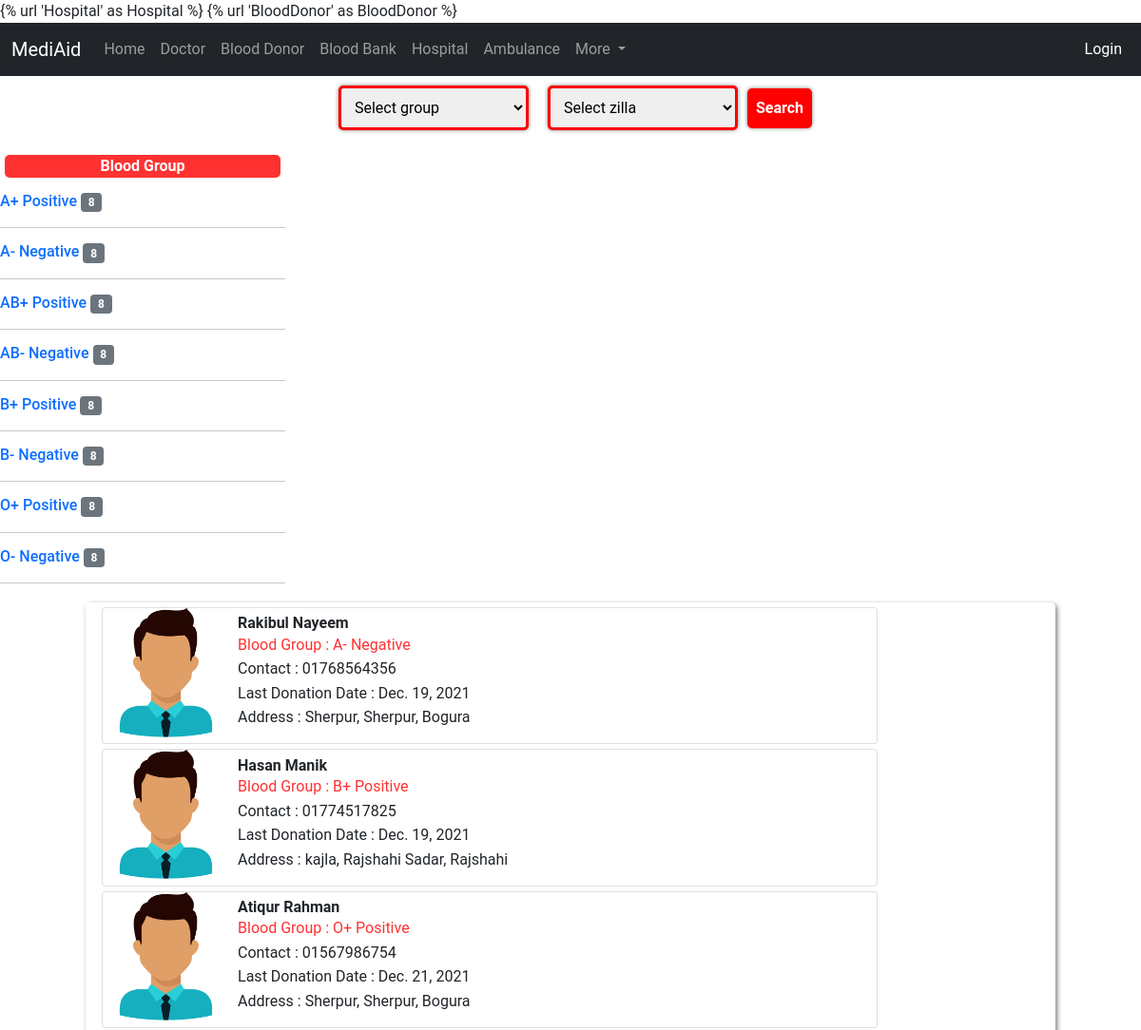
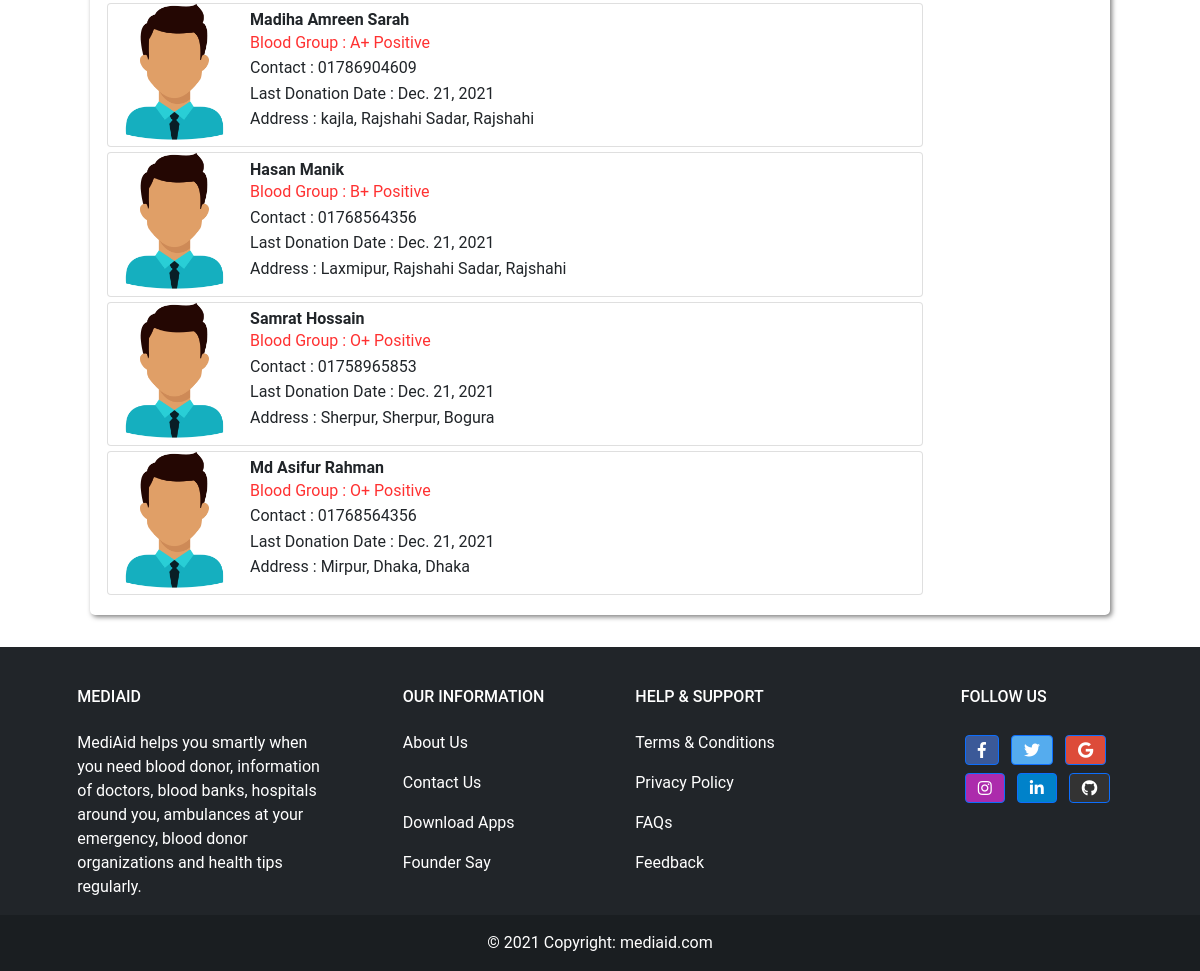
Page /shimul/ on the committed database (2 pictures, top to bottom).
### medi/models.py (models this page shows, shortened)
class BloodGroup(models.Model):
    name = models.CharField(max_length=20)
    def __str__(self):
        return self.name

class bloodDonor(models.Model):
    donor_id = models.AutoField
    donor_name = models.CharField(max_length=50)
    address = models.CharField(max_length=300)
    blood_group = models.ForeignKey(BloodGroup, null=True, blank=True, on_delete=models.CASCADE)
    zilla = models.ForeignKey(Zilla, null=True, blank=True, on_delete=models.CASCADE)
    contact = models.CharField(max_length=20)
    last_donation_date = models.DateField()

### medi/views.py (the view)
# urls.py: path('shimul/', views.shimul, name='shimul'),
def shimul(request):
    gr = request.GET.get('group', None)
    if gr:
        donors = bloodDonor.objects.filter(blood_group=gr)
    else:
        donors = bloodDonor.objects.all()
    donors_filter = donorFilter(request.GET, queryset=donors)
    blood_group = BloodGroup.objects.all().order_by('name')
    context = {
        'donors' : donors_filter,
        'blood_group':blood_group,
    }
    return render(request, 'medi/shimul.html', context)

### medi/models.py (called while the page is built)
    def __str__(self):
        return self.name

### medi/templates/medi/shimul.html (shortened to what this page needs)
{% extends 'medi/basic.html'%}
{% load widget_tweaks %}
{% block body %}
{% load static %}
  <form method="get" class="myform">
    {{donors.form.as_p}}
    <input type="submit" value="Search" style="padding: 6px;">
</form>
<div class="col-3 city-col">
  <div class="bg_titile">
    <p><b>Blood Group</b></p>
  </div>
  {% for i in blood_group %}
  <div class="bg">
    <a href="{% url 'shimul' %}?group={{i.id}}"><h6 class="bg_name">{{i.name}} <span class="badge bg-secondary">{{ blood_group|length }}</span></h6></a>
    <hr>
  </div>
    {% endfor %}
</div>
  <div class="row list-row">
    <div class="col"></div>
    <div class="col-10 list-col">
      <div class="row">
        <div class="col-10 donor-col">
          {% for i in donors.qs %}
          <div class="card">
            <div class="row g-0">
              <div class="col-md-2">
                <img src="{%static 'medi/man.png' %}" class="img-fluid rounded-start" alt="Image">
              </div>
              <div class="col-md-10">
                <div class="card-body">
                  <h6 class="card-name"><b>{{ i.donor_name }}</b></h6>
                  <p class="card-bg" style="color: #ff3131;">Blood Group : {{ i.blood_group}}</p>
                  <p class="card-contact">Contact : {{i.contact}}</p>
                  <p class="card-ldd">Last Donation Date : {{i.last_donation_date}}</p>
                  <p class="card-address">Address : {{ i.address }}</p>
                </div>
              </div>
            </div>
          </div>
          {% endfor %}
        </div>
      </div>
    </div>
    <div class="col"></div>
  </div>
{%endblock%}

### medi/templates/medi/shimul.html (style rules this page uses)
.bg_titile { background-color: #ff3131; color: white; margin: 10px 5px; border-radius: 5px; align-self: center; text-align: center; }
.bg_name { line-height: 0.7; margin-bottom: 5px; }
.row.list-row { margin-top: 20px; }
.list-col { background-color: #ffffff; box-shadow: 2px 2px 5px rgba(0, 0, 0, 0.5); border-radius: 5px; }
.card { max-width: 100%; line-height: 0.6rem; margin: 5px; }
.card-body { padding: 0.4rem; }
select { padding: 10px; width: 200px; cursor: pointer; }
.myform { display: flex; justify-content: center; align-items: center; }
.myform > p { margin: 10px; }
.myform select, .myform input { border: 3px solid red; box-shadow: 0px 0px 4px rgba(0, 0, 0, 0.5); border-radius: 5px; }
.myform input { background-color: red; color: white; font-weight: bold; }

### medi/templates/medi/basic.html (style rules this page uses)
a:link { text-decoration: none; }
body { font-family: "Roboto", sans-serif; }

### rows in the picture
BloodGroup: name "A+ Positive", blood_group "8"
BloodGroup: name "A- Negative", blood_group "8"
BloodGroup: name "AB+ Positive", blood_group "8"
BloodGroup: name "AB- Negative", blood_group "8"
BloodGroup: name "B+ Positive", blood_group "8"
BloodGroup: name "B- Negative", blood_group "8"
BloodGroup: name "O+ Positive", blood_group "8"
BloodGroup: name "O- Negative", blood_group "8"
bloodDonor: donor_name "Rakibul Nayeem", blood_group "A- Negative", contact "01768564356", last_donation_date "Dec. 19, 2021", address "Sherpur, Sherpur, Bogura"
bloodDonor: donor_name "Hasan Manik", blood_group "B+ Positive", contact "01774517825", last_donation_date "Dec. 19, 2021", address "kajla, Rajshahi Sadar, Rajshahi"
bloodDonor: donor_name "Atiqur Rahman", blood_group "O+ Positive", contact "01567986754", last_donation_date "Dec. 21, 2021", address "Sherpur, Sherpur, Bogura"
bloodDonor: donor_name "Madiha Amreen Sarah", blood_group "A+ Positive", contact "01786904609", last_donation_date "Dec. 21, 2021", address "kajla, Rajshahi Sadar, Rajshahi"
bloodDonor: donor_name "Hasan Manik", blood_group "B+ Positive", contact "01768564356", last_donation_date "Dec. 21, 2021", address "Laxmipur, Rajshahi Sadar, Rajshahi"
bloodDonor: donor_name "Samrat Hossain", blood_group "O+ Positive", contact "01758965853", last_donation_date "Dec. 21, 2021", address "Sherpur, Sherpur, Bogura"
bloodDonor: donor_name "Md Asifur Rahman", blood_group "O+ Positive", contact "01768564356", last_donation_date "Dec. 21, 2021", address "Mirpur, Dhaka, Dhaka"
